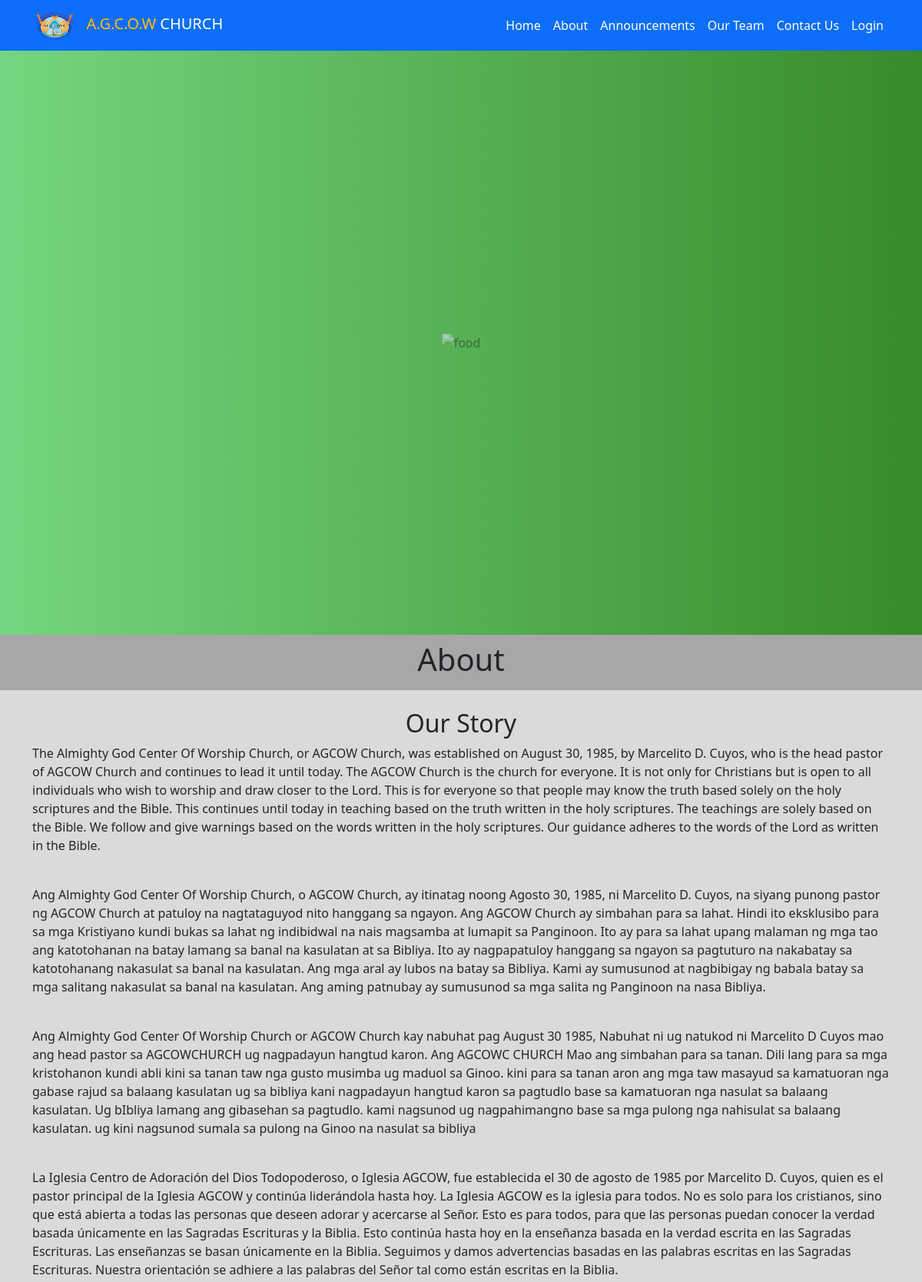
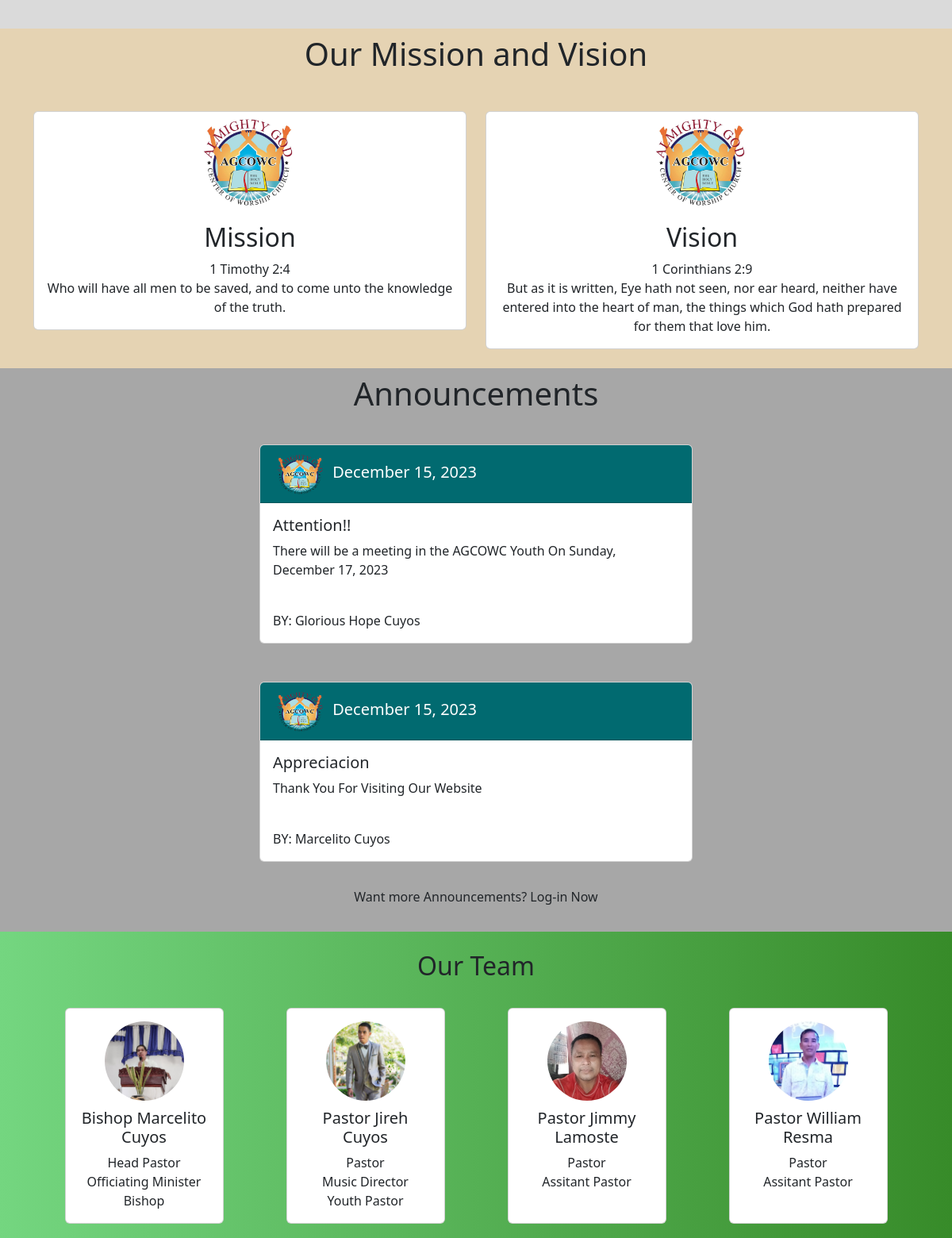
The page / (upper part) on the database its author committed (2 pictures, top to bottom).
### tables this page shows
CREATE TABLE `post` (
  `post_id` int(11) NOT NULL,
  `user_title` varchar(250) NOT NULL,
  `user_post` varchar(500) NOT NULL,
  `post_date` datetime NOT NULL DEFAULT current_timestamp(),
  `post_options` int(11) NOT NULL,
  `id` int(11) DEFAULT NULL
);

CREATE TABLE `admin2` (
  `id` int(11) NOT NULL,
  `admin_fname` varchar(100) NOT NULL,
  `admin_lname` varchar(100) NOT NULL,
  `admin_contactnum` varchar(11) NOT NULL,
  `admin_email` varchar(100) NOT NULL,
  `admin_username` varchar(100) NOT NULL,
  `admin_password` varchar(100) NOT NULL
);

### index.php (the view, shortened to what this page needs)
<html lang="en">
<head>
    <link rel="stylesheet" href="assets/css/bootstrap.min.css">
    <link rel="stylesheet" type="text/css" href="css/agcowc.css">
</head>
<body style= "background-image: linear-gradient(to right, #74D680,#378B29)" >
<nav class="navbar navbar-expand-lg navbar-dark bg-primary sticky-lg-top">
  <div class="container">
    <a id="navbar-brand" class="navbar-brand" href="index.html"><span class="text-warning"><img src="./pictures/agcow logo.png" width="60" height="40">&nbsp; A.G.C.O.W </span>CHURCH </a>
    <div class="collapse navbar-collapse" id="navbarSupportedContent">
      <ul class="navbar-nav ms-auto mb-2 mb-lg-0">
      <li class="nav-item">
          <a class="nav-link active" aria-current="page" style="cursor:pointer" onclick="scrollToSection('home')">Home</a>
        </li>
        <li class="nav-item">
          <a class="nav-link active" aria-current="page" style="cursor:pointer" onclick="scrollToSection('about')">About</a>
        </li>
        <li class="nav-item">
          <a class="nav-link active" aria-current="page" style="cursor:pointer" onclick="scrollToSection('announcement')">Announcements</a>
        </li>
        <li class="nav-item">
          <a class="nav-link active" aria-current="page" style="cursor:pointer" onclick="scrollToSection('team')">Our Team</a>
        </li>
        <li class="nav-item">
          <a class="nav-link active" aria-current="page" style="cursor:pointer" onclick="scrollToSection('contact')">Contact Us</a>
        </li>
        <li class="nav-item">
          <a class="nav-link text-white" name="login" data-bs-toggle="modal" data-bs-target="#exampleModal" style="cursor:pointer">Login</a>
        </li>
      </ul>
    </div>
  </div>
</nav>
    <div class="img-container">
        <img src="./pictures/agcowc logo_1.png" class="img" alt="food">
    </div>
    <section style="background-color:#dadada;">
    <header class="text-dark text-center py-2" style="background-color:#a7a7a7;">
    <section id="about">
        <h1 class="Text-center" >About</h1>
    </header>
    <div class="container mt-4">
        <section >
            <h2 class="text-center">Our Story</h2>
            <p>The Almighty God Center Of Worship Church, or AGCOW Church, was established on August 30, 1985, by Marcelito D. Cuyos, who is the head pastor of AGCOW Church and continues to lead it until today.
            The AGCOW Church is the church for everyone. It is not only for Christians but is open to all individuals who wish to worship and draw closer to the Lord.
            This is for everyone so that people may know the truth based solely on the holy scriptures and the Bible. This continues until today in teaching based on the truth written in the holy scriptures. The teachings are solely based on the Bible.
            We follow and give warnings based on the words written in the holy scriptures. Our guidance adheres to the words of the Lord as written in the Bible.
            </p>
            <br>
            <p>Ang Almighty God Center Of Worship Church, o AGCOW Church, ay itinatag noong Agosto 30, 1985, ni Marcelito D. Cuyos, na siyang punong pastor ng AGCOW Church at patuloy na nagtataguyod nito hanggang sa ngayon.
            Ang AGCOW Church ay simbahan para sa lahat. Hindi ito eksklusibo para sa mga Kristiyano kundi bukas sa lahat ng indibidwal na nais magsamba at lumapit sa Panginoon.
            Ito ay para sa lahat upang malaman ng mga tao ang katotohanan na batay lamang sa banal na kasulatan at sa Bibliya. Ito ay nagpapatuloy hanggang sa ngayon sa pagtuturo na nakabatay sa katotohanang nakasulat sa banal na kasulatan. Ang mga aral ay lubos na batay sa Bibliya.
            Kami ay sumusunod at nagbibigay ng babala batay sa mga salitang nakasulat sa banal na kasulatan. Ang aming patnubay ay sumusunod sa mga salita ng Panginoon na nasa Bibliya.
            </p>
            <br>
            <p>Ang Almighty God Center Of Worship Church or AGCOW Church kay nabuhat pag August 30 1985, Nabuhat ni ug natukod ni Marcelito D Cuyos mao ang head pastor sa AGCOWCHURCH ug nagpadayun hangtud karon.
            Ang AGCOWC CHURCH Mao ang simbahan para sa tanan. Dili lang para sa mga kristohanon kundi abli kini sa tanan taw nga gusto musimba ug maduol sa Ginoo.
            kini para sa tanan aron ang mga taw masayud sa kamatuoran nga gabase rajud sa balaang kasulatan ug sa bibliya kani nagpadayun hangtud karon sa pagtudlo base sa kamatuoran nga nasulat sa balaang kasulatan. Ug bIbliya lamang ang gibasehan sa pagtudlo.
            kami nagsunod ug nagpahimangno base sa mga pulong nga nahisulat sa balaang kasulatan. ug kini nagsunod sumala sa pulong na Ginoo na nasulat sa bibliya
            </p>
            <br>
            <p>La Iglesia Centro de Adoración del Dios Todopoderoso, o Iglesia AGCOW, fue establecida el 30 de agosto de 1985 por Marcelito D. Cuyos, quien es el pastor principal de la Iglesia AGCOW y continúa liderándola hasta hoy. La Iglesia AGCOW es la iglesia para todos. No es solo para los cristianos, sino que está abierta a todas las personas que deseen adorar y acercarse al Señor. Esto es para todos, para que las personas puedan conocer la verdad basada únicamente en las Sagradas Escrituras y la Biblia. Esto continúa hasta hoy en la enseñanza basada en la verdad escrita en las Sagradas Escrituras. Las enseñanzas se basan únicamente en la Biblia. Seguimos y damos advertencias basadas en las palabras escritas en las Sagradas Escrituras. Nuestra orientación se adhiere a las palabras del Señor tal como están escritas en la Biblia.
            </p>
            <br>
        </section>
    </div>
    <section style="background-color:#e5d3b3;">
  <header class="text-white text-center py-2" style="background-color:#e5d3b3;">
    <section id="about">
      <h1 class="text-dark">Our Mission and Vision</h1>
    </header>
    <div class="container mt-4">
      <div class="row">
        <div class="col-md-6 mt-2">
          <div class="card text-center">
            <img src="./pictures/agcow logo.jpg" class="card-img-top rounded-circle img-fluid mx-auto d-block" style="width: 25%; height: 25%;" alt="Mission Image">
            <div class="card-body">
              <h2 class="card-title">Mission</h2>
              <p class="card-text">1 Timothy 2:4<br>Who will have all men to be saved, and to come unto the knowledge of the truth.</p>
            </div>
          </div>
        </div>
        <div class="col-md-6 mt-2">
          <div class="card text-center">
            <img src="./pictures/agcow logo.jpg" class="card-img-top rounded-circle img-fluid mx-auto d-block" style="width: 25%; height: 25%;" alt="Vision Image">
            <div class="card-body">
              <h2 class="card-title">Vision</h2>
              <p class="card-text">1 Corinthians 2:9<br> But as it is written, Eye hath not seen, nor ear heard, neither have entered into the heart of man, the things which God hath prepared for them that love him.</p>
            </div>
          </div>
        </div>
      </div>
    </div>
    <br>
  </section>
</section>
<section id="announcement" style="background-color:#a7a7a7;;">
<header class="text-dark text-center py-2" >
    <h1 class="text-center">Announcements</h1>
</header>
<?php
require 'conn.php';
$sql = $conn->prepare("CALL sp_GetAdminPost()");
$sql->execute();
?>
<?php
if ($sql->rowCount() > 0) {
    while ($row = $sql->fetch()) {
        $postDate = date("F j, Y", strtotime($row['post_date']));
        if ($row['post_options'] == 1 || $row['post_options'] == 3 ) {
?>
<br>
        <div class="container" >
            <div class="row">
                <div class="col-sm-1 col-md-1 col-lg-3"></div>
                <div class="col-sm-10 col-md-10 col-lg-6">
                    <div class="card">
                        <h5 class="card-header text-white" style="background-color: #016A70;">
                            <img src="./pictures/agcow logo.png" class="img1" alt="agcowc">
                            <?php echo $postDate; ?>
                        </h5>
                        <div class="card-body bg-muted">
                            <h5 class="card-title"><?php echo $row['user_title'] ;?></h5>
                            <p class="card-text"><?php echo htmlspecialchars($row['user_post']); ?></p>
                            <br>
                            <p class="card-text">BY: <?php echo ($row['admin_fname'] !== null && $row['admin_lname'] !== null) ? $row['admin_fname'] . " " . $row['admin_lname'] : "Admin User"; ?></p>
                        </div>
                    </div>
                </div>
                <div class="col-sm-1 col-md-1 col-lg-3"></div>
            </div>
            <br>
        </div>
<?php
        }
    }
} else {
    echo "<h1 class='text-center'>No Available Announcement.</h1>";
}
?>
 <p class="text-center my-2" data-bs-toggle="modal" data-bs-target="#exampleModal" style="cursor:pointer" id="team">Want more Announcements? Log-in Now</p>
 <br>
</section>
<section>
<div class="container">
  <h2 class="text-center mt-4 mb-4">Our Team</h2>
  <div class="org-chart">
    <div class="card" style="width: 200px;  margin: 10px; ">
      <div class="card-body text-center">
      <img src="org/Bishop Lito.jpg" alt="Top Person" class="person-image">
        <h5 class="card-title">Bishop Marcelito Cuyos</h5>
        <p class="card-text">Head Pastor<BR> Officiating Minister<BR>Bishop</p>
      </div>
    </div>
    <div class="card" style="width: 200px;  margin: 10px; ">
      <div class="card-body text-center">
      <img src="org/Patsor Jireh.jpg" alt="Subordinate 1" class="person-image">
        <h5 class="card-title">Pastor Jireh Cuyos</h5>
        <p class="card-text">Pastor <BR> Music Director <BR> Youth Pastor</p>
      </div>
    </div>
    <div class="card" style="width: 200px;  margin: 10px; ">
      <div class="card-body text-center">
      <img src="org/Pastor Jimmy.jpg" alt="Subordinate 2" class="person-image">
        <h5 class="card-title">Pastor Jimmy Lamoste</h5>
        <p class="card-text">Pastor<br>Assitant Pastor</p>
      </div>
    </div>
    <div class="card" style="width: 200px;  margin: 10px; ">
      <div class="card-body text-center">
      <img src="org/Pastor William.jpg" alt="Subordinate 2" class="person-image">
        <h5 class="card-title">Pastor William Resma</h5>
        <p class="card-text">Pastor<br>Assitant Pastor</p>
      </div>
    </div>
</div>
    <div class="org-chart">
</section>
<br><br><br>
</body>
</html>

### index.php (style rules this page uses)
.person-image { max-width: 100px; max-height: 50%; border-radius: 50%; margin-bottom: 10px; }
.img-container { display: flex; justify-content: center; align-items: center; height: 95vh; }
.img { max-width: 80%; max-height: 100%; width: auto; height: auto; opacity: 0.5; }
.img1 { height: 7vh; background-repeat: no-repeat; background-size: cover; width: 70px; }
.org-chart { display: flex; justify-content: space-around; flex-wrap: wrap; }

### rows shown on the page
post: post_options 1 (drawn), post_date "December 15, 2023", user_title "Attention!!", user_post "There will be a meeting in the AGCOWC Youth On Sunday, December 17, 2023", id.admin_fname "Glorious Hope", id.admin_lname "Cuyos"
post: post_options 1 (drawn), post_date "December 15, 2023", user_title "Appreciacion", user_post "Thank You For Visiting Our Website", id.admin_fname "Marcelito", id.admin_lname "Cuyos"
